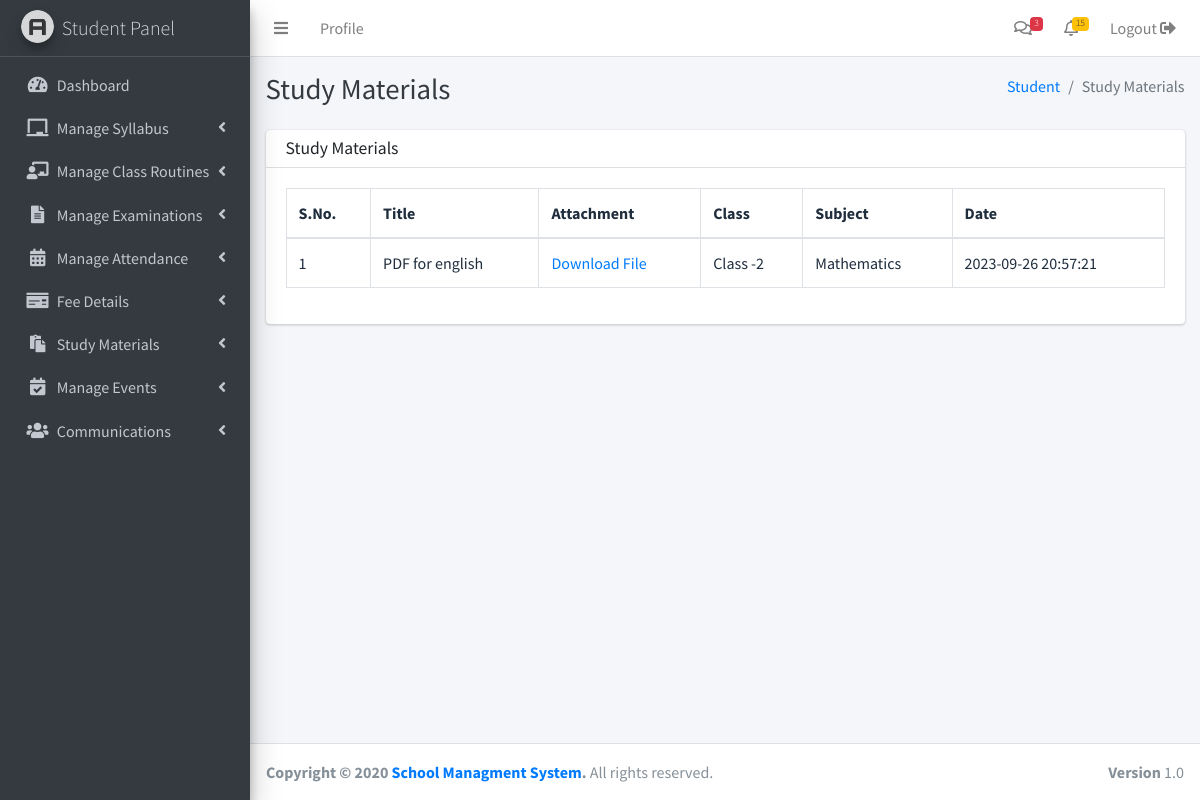
The app's page /student/study-materials.php (signed in) with its own data.
### tables this page shows
CREATE TABLE `posts` (
  `id` int(11) NOT NULL,
  `author` int(11) NOT NULL DEFAULT '1',
  `title` text NOT NULL,
  `description` text NOT NULL,
  `type` varchar(100) NOT NULL,
  `publish_date` timestamp NOT NULL DEFAULT CURRENT_TIMESTAMP ON UPDATE CURRENT_TIMESTAMP,
  `modified_date` timestamp NOT NULL DEFAULT '0000-00-00 00:00:00' ON UPDATE CURRENT_TIMESTAMP,
  `status` varchar(50) NOT NULL,
  `parent` int(11) NOT NULL
);

### includes/functions.php (called while the page is built, shortened)
<?php
function get_post(array $args = [])
{
    global $db_conn;
    if(!empty($args))
    {
        $condition = "WHERE 0 ";
        foreach($args as $k => $v)
        {
            $v = (string)$v;
            $condition_ar[] = "$k = '$v'";
        }
        if ($condition_ar > 0) {
            $condition = "WHERE " . implode(" AND ", $condition_ar);
        }
    };
    $sql = "SELECT * FROM posts $condition";
    $query = mysqli_query($db_conn,$sql);
    return mysqli_fetch_object($query);
}
function get_metadata($item_id,$meta_key='',$type ='object')
{
    global $db_conn;
    $query = mysqli_query($db_conn,"SELECT * FROM metadata WHERE item_id = $item_id");
    if(!empty($meta_key))
    {
        $query = mysqli_query($db_conn,"SELECT * FROM metadata WHERE item_id = $item_id AND meta_key = '$meta_key'");
    }
    return data_output($query , $type);
}
function data_output($query , $type ='object')
{
    $output = array();
    if($type == 'object')
    {
        while ($result = mysqli_fetch_object($query)) {
            $output[] = $result;
        }
    }
    else
    {
        while ($result = mysqli_fetch_assoc($query)) {
            $output[] = $result;
        }
    }
    return $output;
}
function get_user_metadata($user_id)
{
    global $db_conn;
    $output = [];
    $query = mysqli_query($db_conn,"SELECT * FROM usermeta WHERE `user_id` = '$user_id'");
    while ($result = mysqli_fetch_object($query)) {
        $output[$result->meta_key] = $result->meta_value;
    }
    return $output;
}
?>

### student/study-materials.php (the view, shortened to what this page needs)
<?php include('../includes/config.php') ?>
<?php include('header.php') ?>
<?php include('sidebar.php') ?>
<div class="content-header">
    <div class="container-fluid">
        <div class="row mb-2">
            <div class="col-sm-6">
                <h1 class="m-0 text-dark">Study Materials</h1>
            </div>
            <div class="col-sm-6">
                <ol class="breadcrumb float-sm-right">
                    <li class="breadcrumb-item"><a href="#">Student</a></li>
                    <li class="breadcrumb-item active">Study Materials</li>
                </ol>
            </div>
        </div>
    </div>
</div>
<section class="content">
    <div class="container-fluid">
        <div class="card">
          <div class="card-header py-2">
            <h3 class="card-title">
              Study Materials
            </h3>
          </div>
          <div class="card-body">
            <div class="table-responsive bg-white">
              <table class="table table-bordered">
                <thead>
                  <tr>
                    <th>S.No.</th>
                    <th>Title</th>
                    <th>Attachment</th>
                    <th>Class</th>
                    <th>Subject</th>
                    <th>Date</th>
                  </tr>
                </thead>
                <tbody>
                      <?php
                      $usermeta = get_user_metadata($std_id);
                      $class = $usermeta['class'];
                      $count = 1;
                      $query = mysqli_query($db_conn, "SELECT * FROM `posts` as p INNER JOIN `metadata` as m ON p.id = m.item_id WHERE p.`type` = 'study-material' AND m.meta_key = 'class' AND m.meta_value = $class");
                      while ($att = mysqli_fetch_object($query)) {
                          $class = get_post(['id' => $class]);
                          $subject_id = get_metadata($att->item_id, 'subject')[0]->meta_value;
                          $subject = get_post(['id' => $subject_id]);
                          $file_attachment = get_metadata($att->item_id, 'file_attachment')[0]->meta_value;
                          ?>
                      <tr>
                          <td><?=$count++?></td>
                          <td><?=$att->title?></td>
                          <td><a href="<?="../dist/uploads/".$file_attachment; ?>">Download File</a></td>
                          <td><?=$class->title?></td>
                          <td><?=$subject->title?></td>
                          <td><?=$att->publish_date?></td>
                      </tr>
                      <?php } ?>
              </table>
            </div>
          </div>
        </div>
    </div>
</section>
<?php include('footer.php') ?>

### records on screen
posts: title "PDF for english", posts.title "Class -2", posts.title "Mathematics", publish_date "2023-09-26 20:57:21"
